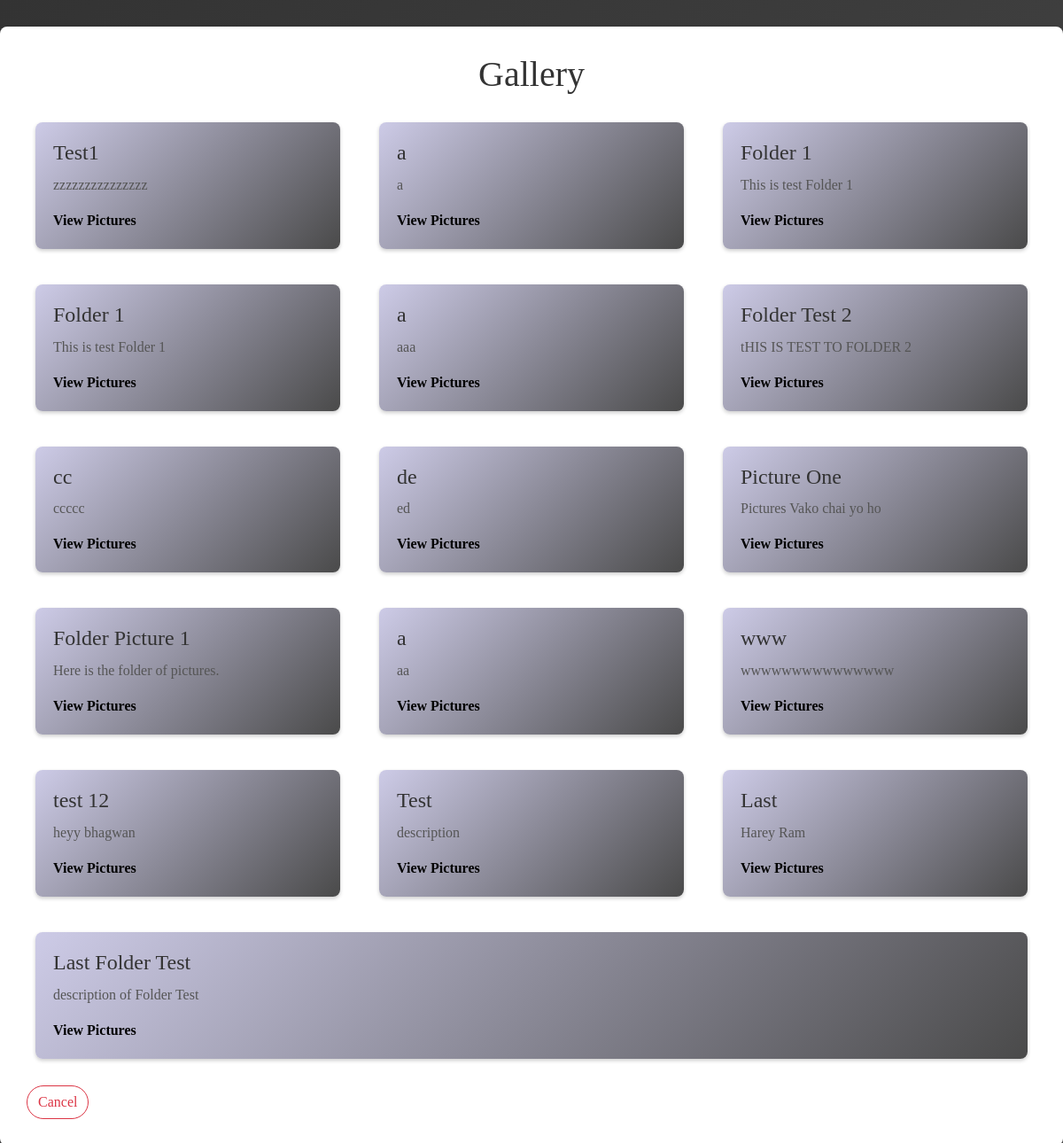
Before: /gallery/view_folder/ with the older database file.
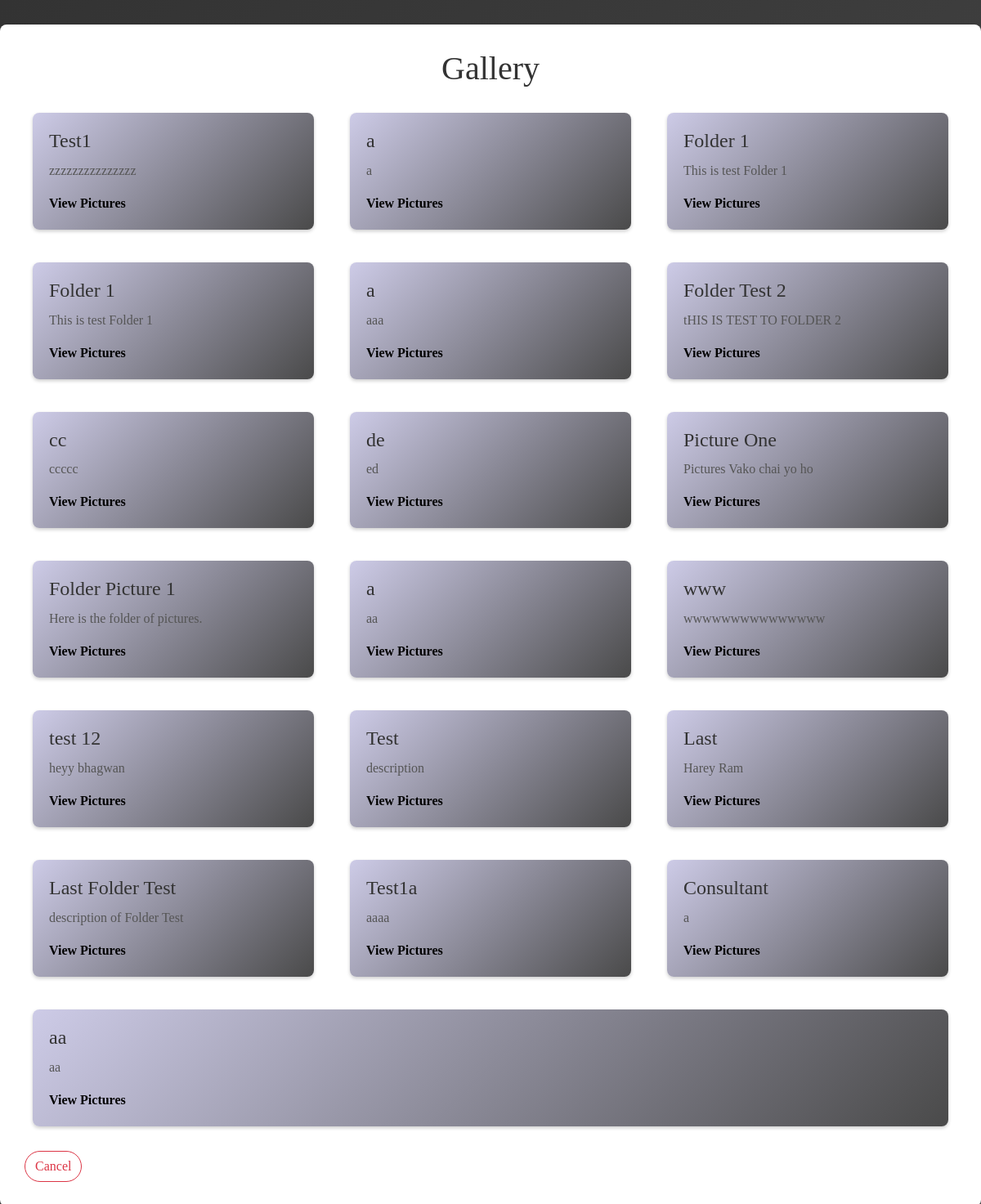
After: the same page with the newer database file.
### app/quickstart/models.py (models this page shows, shortened)
class Folder(models.Model):
    name = models.CharField(max_length=255)
    description = models.TextField(blank=True, null=True)
    created_at = models.DateTimeField(auto_now_add=True)
    consultant = models.ForeignKey(settings.AUTH_USER_MODEL, on_delete=models.CASCADE)
    pictures = models.ManyToManyField('Picture', related_name='folders', blank=True)

### app/quickstart/views.py (the view)
# urls.py: path('gallery/view_folder/', view_folders, name='view_folder'),
def view_folders(request):
    folders = Folder.objects.all()
    return render(request, 'gallery/view_folder.html', {'folders': folders})

### app/templates/gallery/view_folder.html (shortened to what this page needs)
<!DOCTYPE html>
<html lang="en">
<head>
    {% load bootstrap5 %}
    {% load static %}
    {% bootstrap_css %}
</head>
<body style="font-family: 'Times New Roman', Times, serif;">
    <div class="container">
        <h2>Gallery</h2>
        <div class="row">
            {% for folder in folders %}
                <div class="col-md-4">
                    <div class="card">
                        <div class="card-body">
                            <h5 class="card-title">{{ folder.name }}</h5>
                            <p class="card-text">{{ folder.description }}</p>
                            <a href="{% url 'view_picture' folder.id %}" class="card-link">View Pictures</a>
                        </div>
                    </div>
                </div>
            {% endfor %}
        </div>
        <a class="btn btn-outline-danger" href="{% url 'redirect_based_on_role' %}" style="border-radius: 30px;">Cancel</a>
    </div>
</body>
</html>

Changed rows visible on the page:
added Folder: name "Test1a", description "aaaa"
added Folder: name "Consultant", description "a"
added Folder: name "aa", description "aa"
